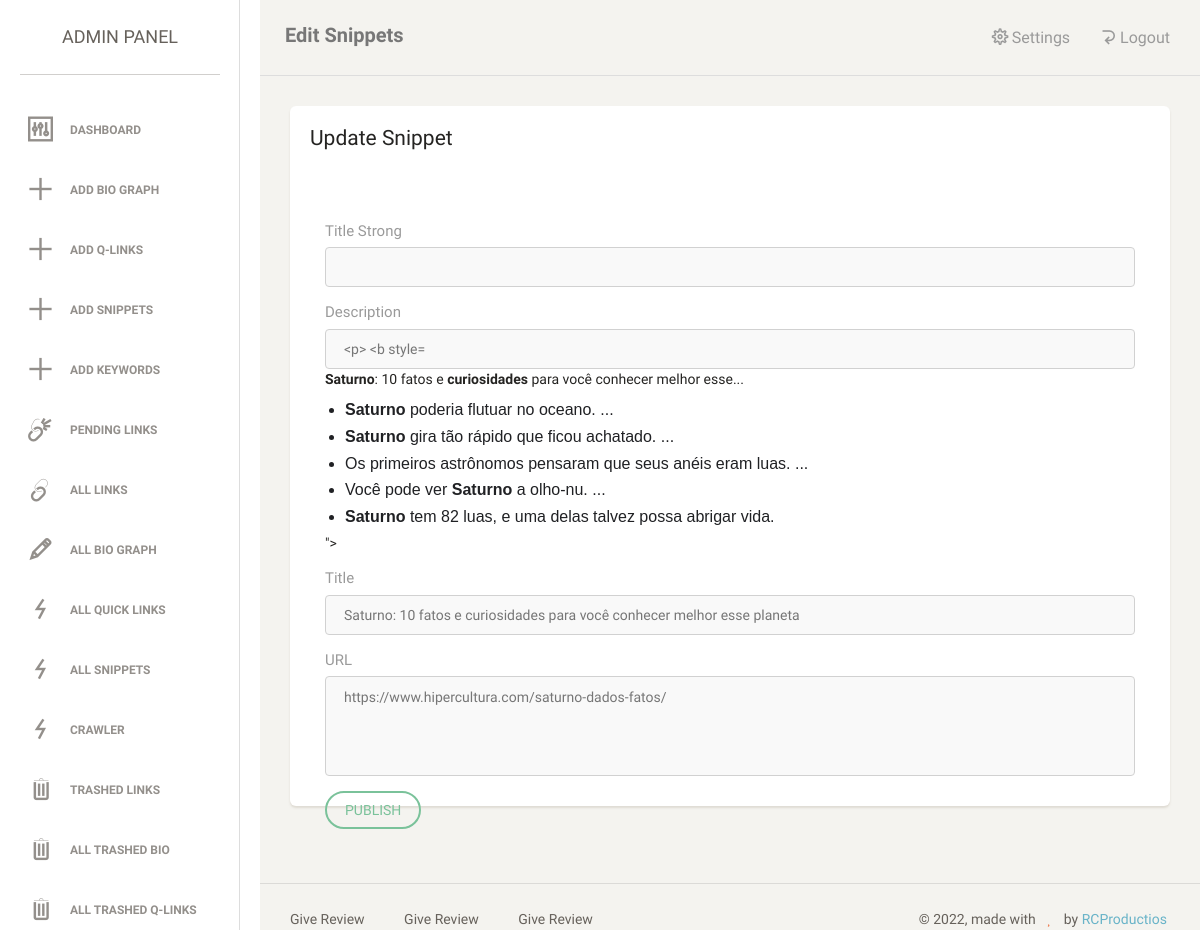
Screenshot of /admin/update_snippet?id=2 (signed in) with the database file from the repository.
### tables this page shows
CREATE TABLE `snippet` (
  `id` int(11) NOT NULL,
  `title_strong` longtext NOT NULL,
  `desc_snippet` longtext NOT NULL,
  `title` longtext NOT NULL,
  `url` longtext NOT NULL,
  `keywords` varchar(500) NOT NULL,
  `status` longtext NOT NULL
);

### admin/update_snippet.php (the view, shortened to what this page needs)
<?php
	include '../inc/db_connect.php';
	if(isset($_GET['id'])){
		$id=$_GET['id'];
	} else {
		header ('location:all_snippets');
	}
	$sql="SELECT * FROM snippet where id='".$id."'";
	$result=mysqli_query($conn,$sql);
	$rows=mysqli_fetch_assoc($result);
?>
<!doctype html>
<html lang="en">
<head>
    <link href="assets/css/bootstrap.min.css" rel="stylesheet" />
    <link href="assets/css/animate.min.css" rel="stylesheet"/>
    <link href="assets/css/paper-dashboard.css" rel="stylesheet"/>
    <link href="assets/css/demo.css" rel="stylesheet" />
    <link href="css/font-awesome.min.css" rel="stylesheet">
    <link href="assets/css/themify-icons.css" rel="stylesheet">
</head>
<body>
<div class="wrapper">
<?php include 'sidebar.php';?>
    <div class="main-panel">
		<nav class="navbar navbar-default">
            <div class="container-fluid">
                <div class="navbar-header">
                    <a class="navbar-brand" href="#">Edit Snippets</a>
                </div>
                <?php include 'header.php'; ?>
            </div>
        </nav>
		<div class="content">
            <div class="container-fluid">
                <div style="height:700px;" class="card card-map">
					<div class="header">
                        <h4 class="title">Update Snippet</h4>
                    </div>
					<div class="map">
					<form action="" method="post">
						<div style="padding:50px;" class="row">
								<div class="form-group has-success">
									<label>Title Strong</label>
									<input name="title_strong" class="form-control" value="<?php echo $rows['title_strong'] ?>">
								</div>
                                <div class="form-group has-success">
									<label>Description</label>
									<input name="desc_snippet" class="form-control" value="<?php echo $rows['desc_snippet'] ?>">
								</div>
                                <div class="form-group has-success">
									<label>Title</label>
									<input name="title" class="form-control" value="<?php echo $rows['title'] ?>">
								</div>
                                <div class="form-group has-success">
									<label>URL</label>
									<textarea style="height:100px;" name="url" class="form-control"><?php echo $rows['url'] ?></textarea>
								</div>
								<button name="update" class="btn btn-success">PUBLISH</button>
								</form>
					</div>
					</div>
				</div>
			</div>
		</div>
        <?php include 'footer.php'; ?>
    </div>
</body>
</html>

### rows the page displays
snippet: desc_snippet "Saturno : 10 fatos e curiosidades para você conhecer melhor esse... Saturno poderia flutuar no oceano. ... Saturno gira tão rápido que ficou achatado. ... Os primeiros astrônomos pensaram que seus anéis eram luas. ... Você pode ver Saturno a olho-nu. ... Saturno tem 82 luas, e uma delas talvez possa abrigar vida.", title "Saturno: 10 fatos e curiosidades para você conhecer melhor esse planeta", url "https://www.hipercultura.com/saturno-dados-fatos/"
